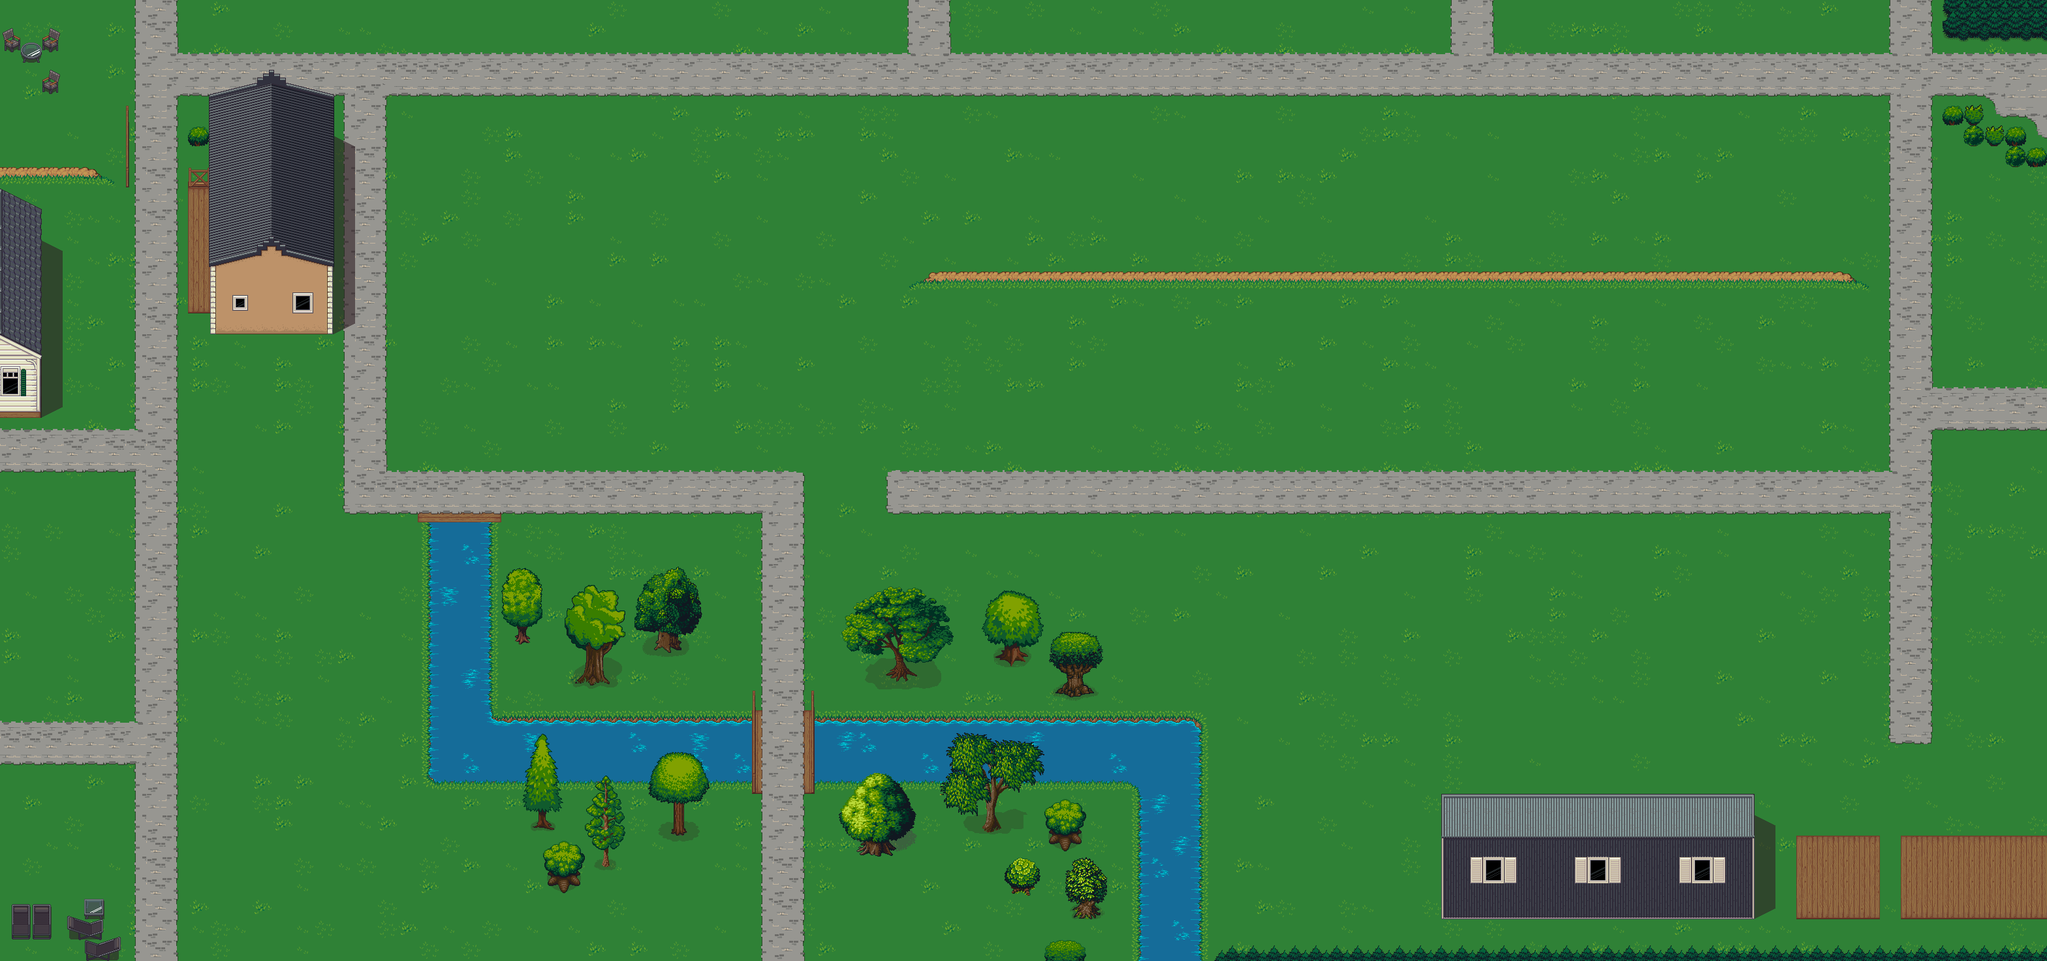

This is a level from a 2D game, rendered from its Tiled map with the project's own tilesets. A one-line summary and the map file follow, with tile-layer data summarised:
An orthogonal 98x46 tile map with 32x32 px tiles, 5 tile layers (Base 1, Base 2, Bldg 1, Bldg 2, ...), 5 tilesets and 5 objects (5x exitMap).

<map version="1.10" tiledversion="1.11.0" orientation="orthogonal" renderorder="right-down" width="98" height="46" tilewidth="32" tileheight="32" infinite="0" nextlayerid="18" nextobjectid="9">
 <editorsettings>
  <export target="../assets/assets/images/tiled/map-center2.json" format="json" />
 </editorsettings>
 <tileset firstgid="1" source="tileset-lpc-mountains.tsx" />
 <tileset firstgid="361" source="tileset-lpc-grass.tsx" />
 <tileset firstgid="397" source="tileset-lpc-streets.tsx" />
 <tileset firstgid="445" source="tileset-lpc-trees.tsx" />
 <tileset firstgid="1693" source="tileset-kneippbyn.tsx" />
 <layer id="12" name="Base 1" width="98" height="46">
  <data>[4508 cells, 4508 non-empty, 29 distinct tile ids]</data>
 </layer>
 <layer id="13" name="Base 2" width="98" height="46">
  <data>[4508 cells, 1152 non-empty, 58 distinct tile ids]</data>
 </layer>
 <layer id="14" name="Bldg 1" width="98" height="46">
  <data>[4508 cells, 87 non-empty, 37 distinct tile ids]</data>
 </layer>
 <layer id="15" name="Bldg 2" width="98" height="46">
  <data>[4508 cells, 235 non-empty, 217 distinct tile ids]</data>
 </layer>
 <layer id="16" name="Bldg 3" width="98" height="46">
  <data>[4508 cells, 95 non-empty, 54 distinct tile ids]</data>
 </layer>
 <objectgroup id="17" name="Sensors">
  <object id="1" name="exitMap" x="0" y="712" width="48" height="760">
   <properties>
    <property name="dest" value="west2" />
    <property name="direction" value="left" />
    <property name="x" type="int" value="2020" />
    <property name="y" type="int" value="-640" />
   </properties>
  </object>
  <object id="3" name="exitMap" x="48" y="1424" width="1680" height="48">
   <properties>
    <property name="dest" value="west3" />
    <property name="direction" value="down" />
    <property name="x" type="int" value="-65" />
    <property name="y" type="int" value="70" />
   </properties>
  </object>
  <object id="4" name="exitMap" x="0" y="0" width="48" height="368">
   <properties>
    <property name="dest" value="west1" />
    <property name="direction" value="left" />
    <property name="x" type="int" value="1980" />
    <property name="y" type="int" value="1025" />
   </properties>
  </object>
  <object id="7" name="exitMap" x="0" y="640" width="48" height="72">
   <properties>
    <property name="dest" value="west1" />
    <property name="direction" value="left" />
    <property name="x" type="int" value="1980" />
    <property name="y" type="int" value="1025" />
   </properties>
  </object>
  <object id="8" name="exitMap" x="48" y="0" width="2016" height="48">
   <properties>
    <property name="dest" value="center0" />
    <property name="direction" value="up" />
    <property name="x" type="int" value="0" />
    <property name="y" type="int" value="2120" />
   </properties>
  </object>
 </objectgroup>
</map>
